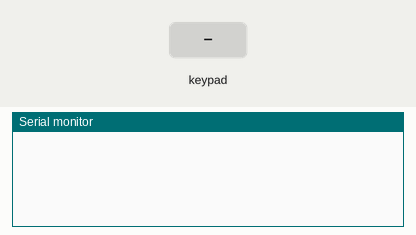
This sketch was run on a simulated Arduino Uno, built with avr-gcc and run on an emulated ATmega328P. Shown: the last lines printed to the serial monitor. Inputs (shaded band) come from the test bench.

Above: at 1.2 s.
1.3 s: key '1' pressed
At 2.0 s:
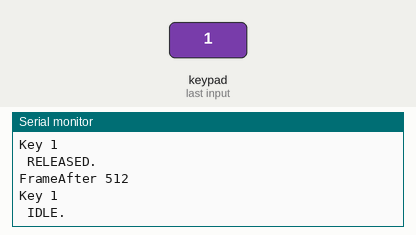
2.8 s: key 'a' pressed
At 2.94 s:
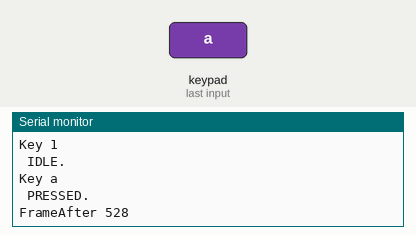
4.4 s: key 'b' pressed
At 5.5 s:
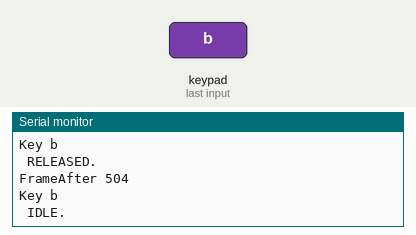
6.0 s: key 'e' pressed
At 6.7 s:
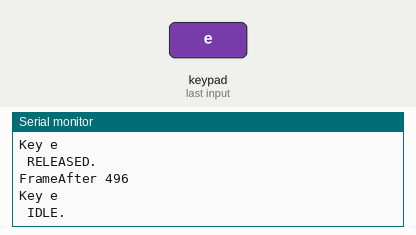
7.6 s: key 'f' pressed
At 8.9 s:
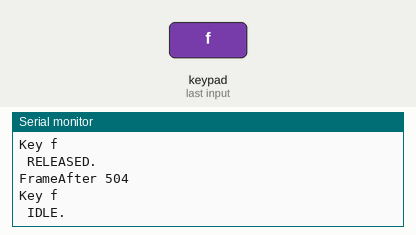
9.2 s: key 'd' pressed
At 10.4 s:
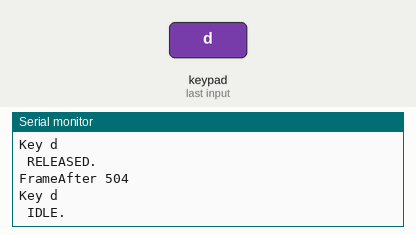
Timing chart, 0 to 11.8 s (numbered marks = the images above; inputs shaded):
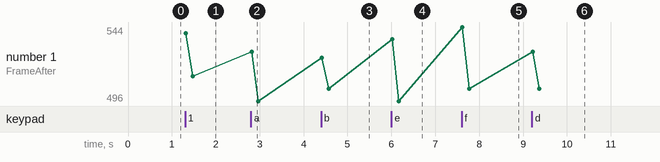

The sketch:

MultiKey_MC17_DC2019_v01.ino
```cpp
#include <Keypad.h>
#include <Keypad_MC17.h>    // I2C i/o library for Keypad
#include <Wire.h>           // I2C library for Keypad_MC17

#define I2CADDR 0x20        // address of MCP23017 chip on I2C bus

const byte ROWS = 4; //four rows
const byte COLS = 8; //three columns
char keys[ROWS][COLS] = {
  {'1', '2', '3', 'a', 'b', 'c', 'd', 'e'},
  {'4', '5', '6', 'f', 'g', 'h', 'i', 'j'},
  {'7', '8', '9', 'k', 'l', 'm', 'n', 'o'},
  {'*', '0', '#', 'p', 'q', 'r', 's', 't'}
};
byte rowPins[ROWS] = {8, 9, 10, 11}; //connect to the row pinouts of the kpd
byte colPins[COLS] = {0, 1, 2, 3, 4, 5, 6, 7}; //connect to the column pinouts of the kpd

// modify constructor for I2C i/o
Keypad_MC17 kpd = Keypad_MC17( makeKeymap(keys), rowPins, colPins, ROWS, COLS, I2CADDR );


void setup() {
  Serial.begin(9600);
  kpd.begin( );            // also starts wire library
  kpd.setDebounceTime(1);
}

unsigned long loopCount = 0;
unsigned long startTime = micros();
unsigned long lastDeltaTime;
unsigned long deltaTime;
unsigned long deltaDeltaTime;
String msg = "";
float avgDDT;

unsigned long delDelTimes [10] = {0, 0, 0, 0, 0, 0, 0, 0, 0, 0,};
int dDTIndex;

boolean checkNow;
boolean frameAfter;

void loop() {

  loopCount++;

  lastDeltaTime = deltaTime;
  deltaTime = micros() - startTime;
  startTime = micros();

  if (deltaTime > lastDeltaTime)
    deltaDeltaTime = deltaTime - lastDeltaTime;
  else
    deltaDeltaTime = lastDeltaTime - deltaTime;

  // Fills kpd.key[ ] array with up-to 10 active keys.
  // Returns true if there are ANY active keys.
  if (frameAfter)
  {
    Serial.print("FrameAfter ");
    Serial.println(deltaDeltaTime);
    frameAfter = false;
  }

  if (checkNow)
  {
    checkNow = false;
    frameAfter = true;
  }

  if (kpd.getKeys())
  {
    for (int i = 0; i < LIST_MAX; i++) // Scan the whole key list.
    {
      if ( kpd.key[i].stateChanged )   // Only find keys that have changed state.
      {
        switch (kpd.key[i].kstate) {  // Report active key state : IDLE, PRESSED, HOLD, or RELEASED
          case PRESSED:
            msg = " PRESSED.";
            checkNow = true;
            break;
          case HOLD:
            msg = " HOLD.";
            checkNow = true;
            break;
          case RELEASED:
            msg = " RELEASED.";
            checkNow = true;
            break;
          case IDLE:
            msg = " IDLE.";
        }


        Serial.print("Key ");
        Serial.println(kpd.key[i].kchar);
        Serial.println(msg);
      }
    }
  }
}  // End loop
```

Measured:
- after the input at 1.3 s, the serial monitor: prints a new line at once (image 1)
- after the input at 2.8 s, the serial monitor: prints a new line at once (image 2)
- after the input at 4.4 s, the serial monitor: prints a new line at once (image 3)
- after the input at 6.0 s, the serial monitor: prints a new line at once (image 4)
- after the input at 7.6 s, the serial monitor: prints a new line at once (image 5)
- after the input at 9.2 s, the serial monitor: prints a new line at once (image 6)
- plotted number 1: 512 → 496 after the input at 2.8 s, 496 → 504 after the input at 4.4 s, 504 → 496 after the input at 6.0 s, 496 → 504 after the input at 7.6 s
